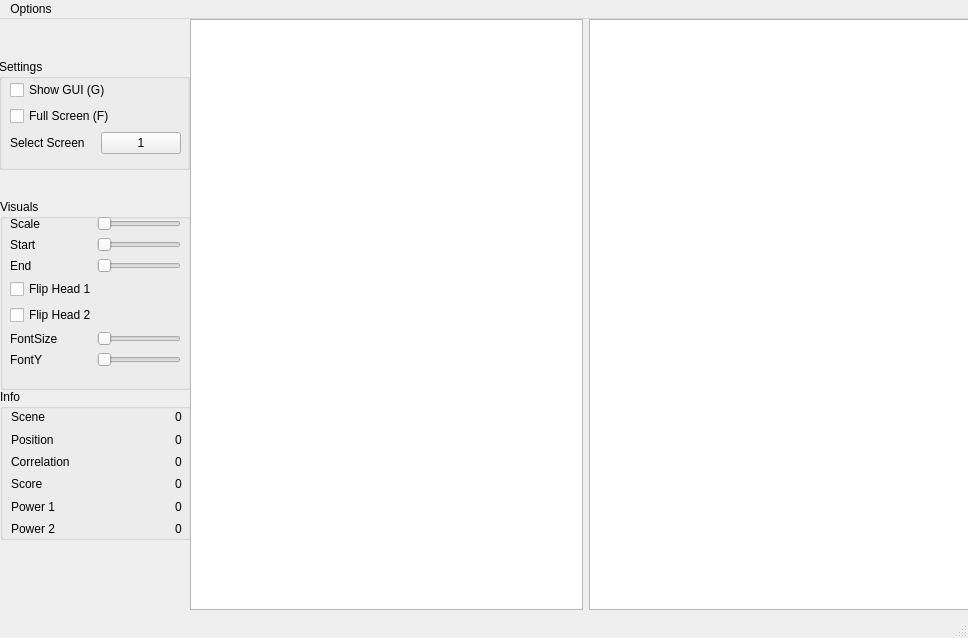
<?xml version="1.0" encoding="UTF-8"?>
<ui version="4.0">
 <class>MainWindow</class>
 <widget class="QMainWindow" name="MainWindow">
  <property name="geometry">
   <rect>
    <x>0</x>
    <y>0</y>
    <width>968</width>
    <height>638</height>
   </rect>
  </property>
  <property name="windowTitle">
   <string>MainWindow</string>
  </property>
  <widget class="QWidget" name="centralwidget">
   <widget class="QGroupBox" name="VisualsBox">
    <property name="geometry">
     <rect>
      <x>0</x>
      <y>180</y>
      <width>191</width>
      <height>191</height>
     </rect>
    </property>
    <property name="title">
     <string>Visuals</string>
    </property>
    <widget class="QWidget" name="">
     <property name="geometry">
      <rect>
       <x>10</x>
       <y>17</y>
       <width>171</width>
       <height>154</height>
      </rect>
     </property>
     <layout class="QVBoxLayout" name="verticalLayout">
      <item>
       <layout class="QHBoxLayout" name="horizontalLayout_3">
        <item>
         <widget class="QLabel" name="scale_slider">
          <property name="text">
           <string>Scale</string>
          </property>
         </widget>
        </item>
        <item>
         <widget class="QSlider" name="scale_label">
          <property name="sizePolicy">
           <sizepolicy hsizetype="Minimum" vsizetype="Fixed">
            <horstretch>0</horstretch>
            <verstretch>0</verstretch>
           </sizepolicy>
          </property>
          <property name="orientation">
           <enum>Qt::Horizontal</enum>
          </property>
         </widget>
        </item>
       </layout>
      </item>
      <item>
       <layout class="QHBoxLayout" name="horizontalLayout">
        <item>
         <widget class="QLabel" name="start_slider">
          <property name="text">
           <string>Start</string>
          </property>
         </widget>
        </item>
        <item>
         <widget class="QSlider" name="start_label">
          <property name="sizePolicy">
           <sizepolicy hsizetype="Minimum" vsizetype="Fixed">
            <horstretch>0</horstretch>
            <verstretch>0</verstretch>
           </sizepolicy>
          </property>
          <property name="orientation">
           <enum>Qt::Horizontal</enum>
          </property>
         </widget>
        </item>
       </layout>
      </item>
      <item>
       <layout class="QHBoxLayout" name="horizontalLayout_2">
        <item>
         <widget class="QLabel" name="end_slider">
          <property name="text">
           <string>End</string>
          </property>
         </widget>
        </item>
        <item>
         <widget class="QSlider" name="end_label">
          <property name="sizePolicy">
           <sizepolicy hsizetype="Minimum" vsizetype="Fixed">
            <horstretch>0</horstretch>
            <verstretch>0</verstretch>
           </sizepolicy>
          </property>
          <property name="orientation">
           <enum>Qt::Horizontal</enum>
          </property>
         </widget>
        </item>
       </layout>
      </item>
      <item>
       <widget class="QCheckBox" name="flip_one_check">
        <property name="text">
         <string>Flip Head 1</string>
        </property>
       </widget>
      </item>
      <item>
       <widget class="QCheckBox" name="flip_two_check">
        <property name="text">
         <string>Flip Head 2</string>
        </property>
       </widget>
      </item>
      <item>
       <layout class="QHBoxLayout" name="horizontalLayout_4">
        <item>
         <widget class="QLabel" name="font_size_slider">
          <property name="text">
           <string>FontSize</string>
          </property>
         </widget>
        </item>
        <item>
         <widget class="QSlider" name="font_size_label">
          <property name="sizePolicy">
           <sizepolicy hsizetype="Maximum" vsizetype="Fixed">
            <horstretch>0</horstretch>
            <verstretch>0</verstretch>
           </sizepolicy>
          </property>
          <property name="orientation">
           <enum>Qt::Horizontal</enum>
          </property>
         </widget>
        </item>
       </layout>
      </item>
      <item>
       <layout class="QHBoxLayout" name="horizontalLayout_5">
        <item>
         <widget class="QLabel" name="font_y_slider">
          <property name="text">
           <string>FontY</string>
          </property>
         </widget>
        </item>
        <item>
         <widget class="QSlider" name="font_y_label">
          <property name="sizePolicy">
           <sizepolicy hsizetype="Maximum" vsizetype="Fixed">
            <horstretch>0</horstretch>
            <verstretch>0</verstretch>
           </sizepolicy>
          </property>
          <property name="orientation">
           <enum>Qt::Horizontal</enum>
          </property>
         </widget>
        </item>
       </layout>
      </item>
     </layout>
    </widget>
   </widget>
   <widget class="QGroupBox" name="SettingsBox">
    <property name="geometry">
     <rect>
      <x>-1</x>
      <y>40</y>
      <width>191</width>
      <height>111</height>
     </rect>
    </property>
    <property name="title">
     <string>Settings</string>
    </property>
    <widget class="QWidget" name="">
     <property name="geometry">
      <rect>
       <x>11</x>
       <y>21</y>
       <width>171</width>
       <height>75</height>
      </rect>
     </property>
     <layout class="QVBoxLayout" name="verticalLayout_2">
      <item>
       <widget class="QCheckBox" name="show_gui_check">
        <property name="text">
         <string>Show GUI (G)</string>
        </property>
       </widget>
      </item>
      <item>
       <widget class="QCheckBox" name="full_screen_check">
        <property name="text">
         <string>Full Screen (F)</string>
        </property>
       </widget>
      </item>
      <item>
       <layout class="QHBoxLayout" name="horizontalLayout_12">
        <item>
         <widget class="QLabel" name="select_screen_label">
          <property name="sizePolicy">
           <sizepolicy hsizetype="Expanding" vsizetype="Preferred">
            <horstretch>0</horstretch>
            <verstretch>0</verstretch>
           </sizepolicy>
          </property>
          <property name="text">
           <string>Select Screen</string>
          </property>
         </widget>
        </item>
        <item>
         <widget class="QPushButton" name="select_screen_btn">
          <property name="sizePolicy">
           <sizepolicy hsizetype="Maximum" vsizetype="Fixed">
            <horstretch>0</horstretch>
            <verstretch>0</verstretch>
           </sizepolicy>
          </property>
          <property name="text">
           <string>1</string>
          </property>
         </widget>
        </item>
       </layout>
      </item>
     </layout>
    </widget>
   </widget>
   <widget class="QGroupBox" name="InfoBox">
    <property name="geometry">
     <rect>
      <x>0</x>
      <y>370</y>
      <width>191</width>
      <height>151</height>
     </rect>
    </property>
    <property name="title">
     <string>Info</string>
    </property>
    <widget class="QWidget" name="">
     <property name="geometry">
      <rect>
       <x>11</x>
       <y>20</y>
       <width>171</width>
       <height>128</height>
      </rect>
     </property>
     <layout class="QVBoxLayout" name="verticalLayout_3">
      <item>
       <layout class="QHBoxLayout" name="horizontalLayout_6">
        <item>
         <widget class="QLabel" name="scene_label">
          <property name="sizePolicy">
           <sizepolicy hsizetype="Expanding" vsizetype="Preferred">
            <horstretch>0</horstretch>
            <verstretch>0</verstretch>
           </sizepolicy>
          </property>
          <property name="text">
           <string>Scene</string>
          </property>
         </widget>
        </item>
        <item>
         <widget class="QLabel" name="scene_value">
          <property name="sizePolicy">
           <sizepolicy hsizetype="Minimum" vsizetype="Preferred">
            <horstretch>0</horstretch>
            <verstretch>0</verstretch>
           </sizepolicy>
          </property>
          <property name="text">
           <string>0</string>
          </property>
         </widget>
        </item>
       </layout>
      </item>
      <item>
       <layout class="QHBoxLayout" name="horizontalLayout_7">
        <item>
         <widget class="QLabel" name="position_label">
          <property name="sizePolicy">
           <sizepolicy hsizetype="Expanding" vsizetype="Preferred">
            <horstretch>0</horstretch>
            <verstretch>0</verstretch>
           </sizepolicy>
          </property>
          <property name="text">
           <string>Position</string>
          </property>
         </widget>
        </item>
        <item>
         <widget class="QLabel" name="position_value">
          <property name="sizePolicy">
           <sizepolicy hsizetype="Minimum" vsizetype="Preferred">
            <horstretch>0</horstretch>
            <verstretch>0</verstretch>
           </sizepolicy>
          </property>
          <property name="text">
           <string>0</string>
          </property>
         </widget>
        </item>
       </layout>
      </item>
      <item>
       <layout class="QHBoxLayout" name="horizontalLayout_8">
        <item>
         <widget class="QLabel" name="correlation_label">
          <property name="sizePolicy">
           <sizepolicy hsizetype="Expanding" vsizetype="Preferred">
            <horstretch>0</horstretch>
            <verstretch>0</verstretch>
           </sizepolicy>
          </property>
          <property name="text">
           <string>Correlation</string>
          </property>
         </widget>
        </item>
        <item>
         <widget class="QLabel" name="correlation_value">
          <property name="sizePolicy">
           <sizepolicy hsizetype="Minimum" vsizetype="Preferred">
            <horstretch>0</horstretch>
            <verstretch>0</verstretch>
           </sizepolicy>
          </property>
          <property name="text">
           <string>0</string>
          </property>
         </widget>
        </item>
       </layout>
      </item>
      <item>
       <layout class="QHBoxLayout" name="horizontalLayout_9">
        <item>
         <widget class="QLabel" name="score_label">
          <property name="sizePolicy">
           <sizepolicy hsizetype="Expanding" vsizetype="Preferred">
            <horstretch>0</horstretch>
            <verstretch>0</verstretch>
           </sizepolicy>
          </property>
          <property name="text">
           <string>Score</string>
          </property>
         </widget>
        </item>
        <item>
         <widget class="QLabel" name="score_value">
          <property name="sizePolicy">
           <sizepolicy hsizetype="Minimum" vsizetype="Preferred">
            <horstretch>0</horstretch>
            <verstretch>0</verstretch>
           </sizepolicy>
          </property>
          <property name="text">
           <string>0</string>
          </property>
         </widget>
        </item>
       </layout>
      </item>
      <item>
       <layout class="QHBoxLayout" name="horizontalLayout_10">
        <item>
         <widget class="QLabel" name="power_one_label">
          <property name="sizePolicy">
           <sizepolicy hsizetype="Expanding" vsizetype="Preferred">
            <horstretch>0</horstretch>
            <verstretch>0</verstretch>
           </sizepolicy>
          </property>
          <property name="text">
           <string>Power 1</string>
          </property>
         </widget>
        </item>
        <item>
         <widget class="QLabel" name="power_one_value">
          <property name="sizePolicy">
           <sizepolicy hsizetype="Minimum" vsizetype="Preferred">
            <horstretch>0</horstretch>
            <verstretch>0</verstretch>
           </sizepolicy>
          </property>
          <property name="text">
           <string>0</string>
          </property>
         </widget>
        </item>
       </layout>
      </item>
      <item>
       <layout class="QHBoxLayout" name="horizontalLayout_11">
        <item>
         <widget class="QLabel" name="power_two_label">
          <property name="sizePolicy">
           <sizepolicy hsizetype="Expanding" vsizetype="Preferred">
            <horstretch>0</horstretch>
            <verstretch>0</verstretch>
           </sizepolicy>
          </property>
          <property name="text">
           <string>Power 2</string>
          </property>
         </widget>
        </item>
        <item>
         <widget class="QLabel" name="power_two_value">
          <property name="sizePolicy">
           <sizepolicy hsizetype="Minimum" vsizetype="Preferred">
            <horstretch>0</horstretch>
            <verstretch>0</verstretch>
           </sizepolicy>
          </property>
          <property name="text">
           <string>0</string>
          </property>
         </widget>
        </item>
       </layout>
      </item>
     </layout>
    </widget>
   </widget>
   <widget class="QWidget" name="">
    <property name="geometry">
     <rect>
      <x>190</x>
      <y>0</y>
      <width>791</width>
      <height>591</height>
     </rect>
    </property>
    <layout class="QHBoxLayout" name="CentralView">
     <item>
      <widget class="QGraphicsView" name="head_one"/>
     </item>
     <item>
      <widget class="QGraphicsView" name="head_two"/>
     </item>
    </layout>
   </widget>
  </widget>
  <widget class="QMenuBar" name="menubar">
   <property name="geometry">
    <rect>
     <x>0</x>
     <y>0</y>
     <width>968</width>
     <height>22</height>
    </rect>
   </property>
   <widget class="QMenu" name="menuOptions">
    <property name="title">
     <string>Options</string>
    </property>
   </widget>
   <addaction name="menuOptions"/>
  </widget>
  <widget class="QStatusBar" name="statusbar"/>
 </widget>
 <resources/>
 <connections/>
</ui>
